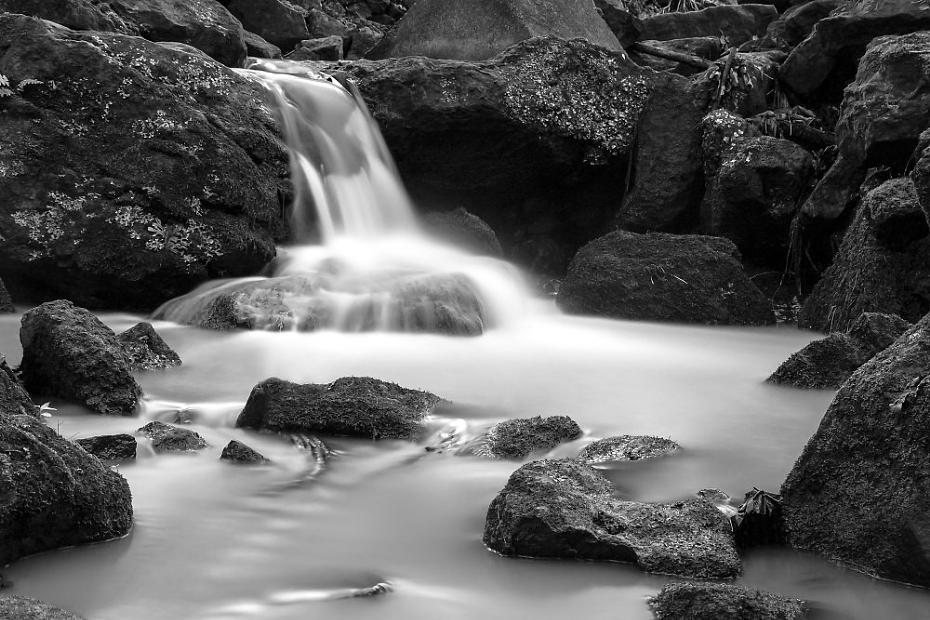
#> input picture Lab 02/assets/waterfall.jpg, 930 x 620 px
$ jupyter execute --allow-errors Canny_edge.ipynb
#> lines starting #> are read from the running program, lines starting #| are printed output that depends on the picture
#> further down, img is the input picture: shape (620, 930, 3); min 0, max 255, mean 92.1
Some keywords to calrify
- Keypoints
- Features
- Keypoint features
- interest points
- correspondences

Given the large number of feature detectors that have been de- veloped in computer vision, how can we decide which ones to use?

- **`measuring the repeatability of feature detectors`**: is defined as the frequency with which keypoints detected in one image are found within ε (say, ε = 1.5) pixels of the corresponding location in a transformed image.

- **`Scale Invariance`**: to extract features that are stable in both location and scale
- **`Rotational invariance and orientation estimation`**: to estimate a dominant orientation at each detected keypoint. Once the local orientation and scale of a keypoint have been estimated, a scaled and oriented patch around the detected point can be extracted and used to form a feature descriptor.
- **`Affine Invariance`**: While scale and rotation invariance are highly desirable, for many applications such as wide baseline stereo matching, full affine invariance is preferred

## 1. Canny Edge Detection

Canny edge detection consists of multiple steps:
1. Noise reduction using Gaussian filter.
2. Gradient calculation in the x and y directions.
3. Non-maximum suppression to thin out edges.
4. Double thresholding and edge tracking by hysteresis.

References:
- https://docs.opencv.org/4.x/da/d22/tutorial_py_canny.html?ref=blog.roboflow.com
- https://en.wikipedia.org/wiki/Canny_edge_detector

### OpenCV Canny Edge Detection
Here, we will use OpenCV's built-in `cv2.Canny()` function for edge detection.

#> (a cell that did not finish here is left out)

### Self-defined Canny Edge Detection Class
We will create a class that implements the Canny edge detection step-by-step and allows for intermediate plotting.

[cell 2]
import numpy as np
import cv2 as cv
import matplotlib.pyplot as plt

class CannyEdgeDetector:
    def __init__(self, img, low_thresh, high_thresh):
#> called with low_thresh = 100, high_thresh = 250
        self.img = cv.cvtColor(img, cv.COLOR_BGR2GRAY)
        self.low_thresh = low_thresh
        self.high_thresh = high_thresh
        self.gaussian_blur = None
        self.gradient_magnitude = None
        self.edges = None

    def apply_gaussian_blur(self, kernel_size=5):
#> called with kernel_size = 5
        self.gaussian_blur = cv.GaussianBlur(self.img, (kernel_size, kernel_size), 1.4)
        return self.gaussian_blur

    def calculate_gradient(self):
        gx = cv.Sobel(self.gaussian_blur, cv.CV_64F, 1, 0, ksize=3)
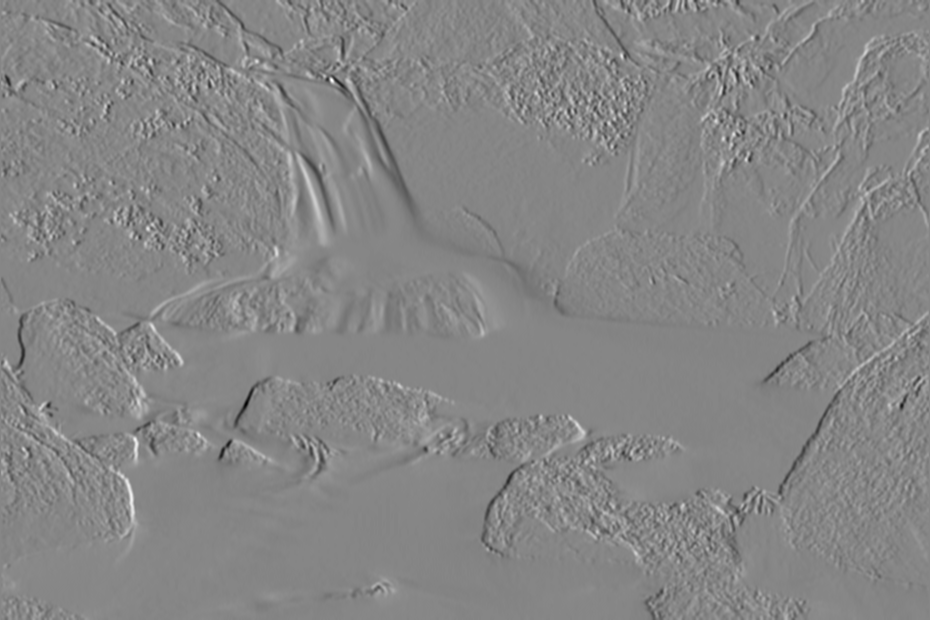
#> gx: shape (620, 930) float64; min -411, max 371, mean -0.1; drawn with min black and max white
        gy = cv.Sobel(self.gaussian_blur, cv.CV_64F, 0, 1, ksize=3)
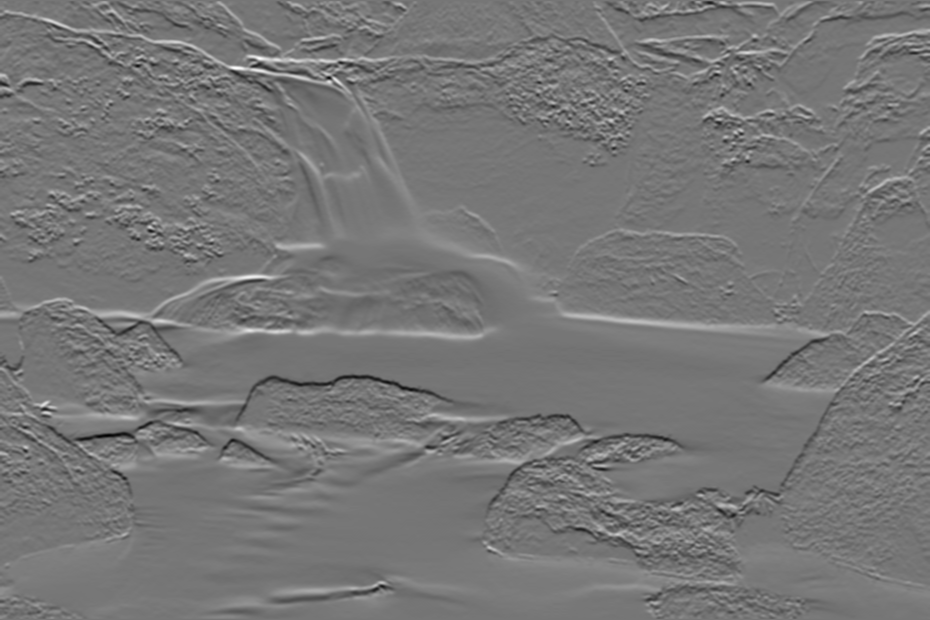
#> gy: shape (620, 930) float64; min -393, max 451, mean 1; drawn with min black and max white
        self.gradient_magnitude = np.sqrt(gx**2 + gy**2)
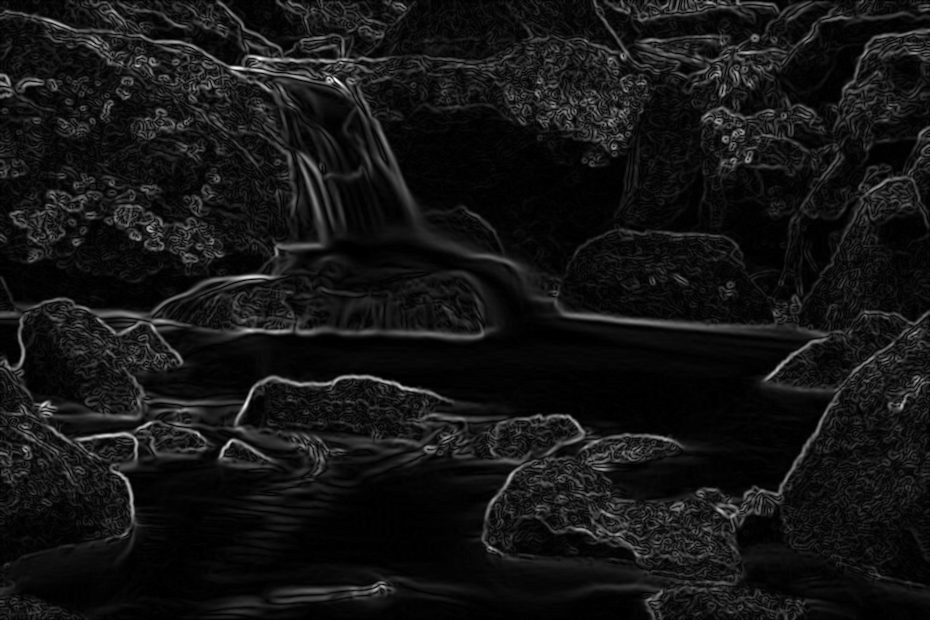
#> self.gradient_magnitude: shape (620, 930) float64; min 0, max 465.1, mean 38.7; drawn with min black and max white
        return self.gradient_magnitude

    def detect_edges(self):
        self.edges = cv.Canny(self.img, self.low_thresh, self.high_thresh)
        return self.edges

    def plot_intermediate_steps(self):
        # Plot the original image, blurred image, and gradient magnitude
        fig, ax = plt.subplots(1, 3, figsize=(15, 5))
        ax[0].imshow(self.img, cmap='gray')
        ax[0].set_title('Original Image')
        ax[1].imshow(self.gaussian_blur, cmap='gray')
        ax[1].set_title('Gaussian Blur')
        ax[2].imshow(self.gradient_magnitude, cmap='gray')
        ax[2].set_title('Gradient Magnitude')
        plt.show()
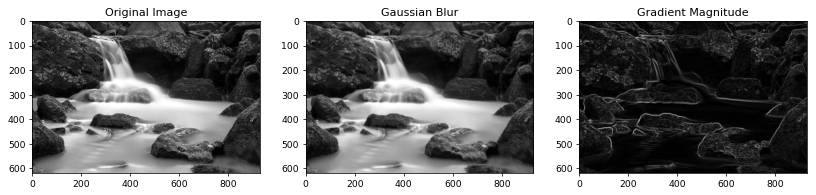
#> figure drawn by matplotlib, 3 panels

# Example usage with intermediate steps plotted
img = cv.imread('assets/waterfall.jpg')
canny = CannyEdgeDetector(img, 100, 250)
canny.apply_gaussian_blur()
canny.calculate_gradient()
canny.plot_intermediate_steps()
edges = canny.detect_edges()
#> in detect_edges, `self.edges = cv.Canny(self.img, self.low_thresh, self.high_thresh)`:
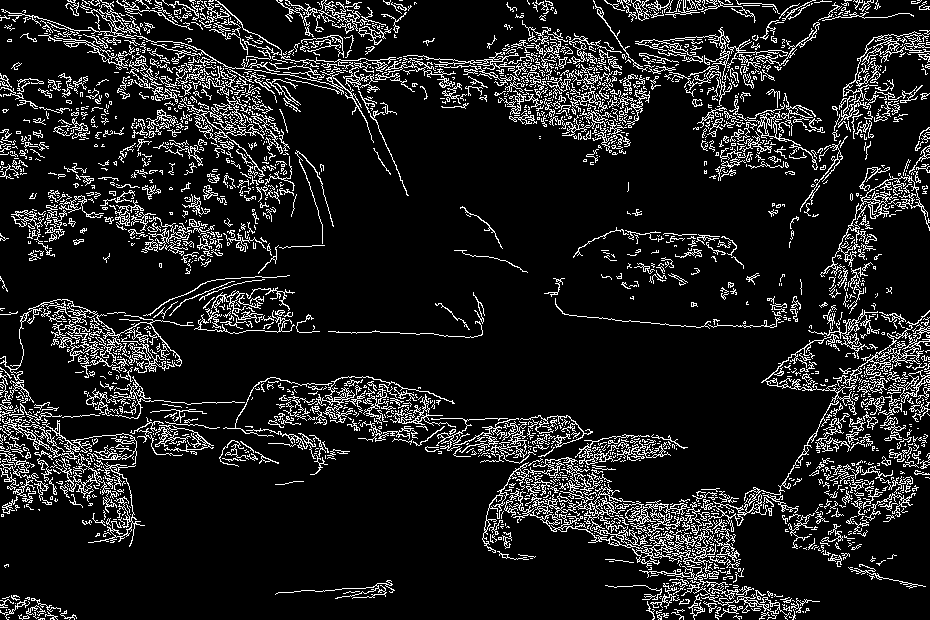
#> self.edges: shape (620, 930); 11.9% white in thin lines or dots

# Display the final edges
plt.imshow(edges, cmap='gray')
plt.title('Final Edges (Canny)')
plt.show()

$ run again, with Lab 02/assets/a.jpg copied over Lab 02/assets/waterfall.jpg
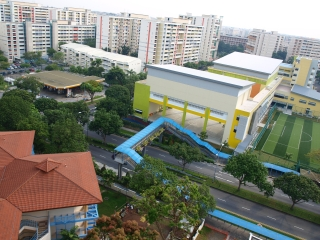
#> input picture Lab 02/assets/a.jpg, 320 x 240 px
#> img is the input picture: shape (240, 320, 3); mean B, G, R 117.2, 128.5, 126.9
#> in calculate_gradient, `self.gradient_magnitude = np.sqrt(gx**2 + gy**2)`:
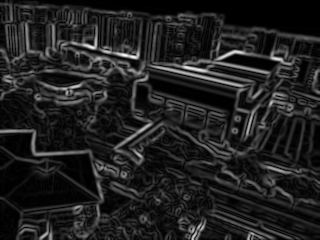
#> self.gradient_magnitude: shape (240, 320) float64; min 0, max 406, mean 52.3; drawn with min black and max white
#> in detect_edges, `self.edges = cv.Canny(self.img, self.low_thresh, self.high_thresh)`:
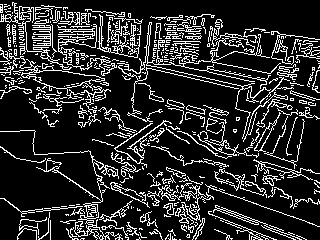
#> self.edges: shape (240, 320); 17.2% white in thin lines or dots
